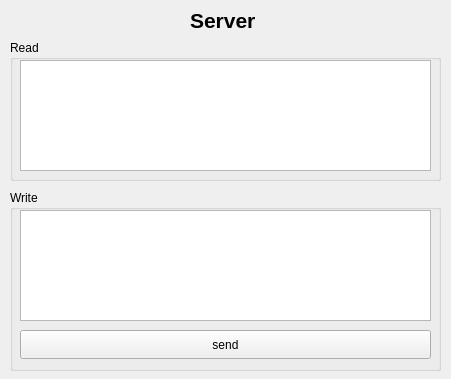
<?xml version="1.0" encoding="UTF-8"?>
<ui version="4.0">
 <class>server</class>
 <widget class="QWidget" name="server">
  <property name="geometry">
   <rect>
    <x>0</x>
    <y>0</y>
    <width>451</width>
    <height>379</height>
   </rect>
  </property>
  <property name="windowTitle">
   <string>Server</string>
  </property>
  <widget class="QLabel" name="label">
   <property name="geometry">
    <rect>
     <x>190</x>
     <y>10</y>
     <width>81</width>
     <height>20</height>
    </rect>
   </property>
   <property name="font">
    <font>
     <pointsize>16</pointsize>
     <bold>true</bold>
    </font>
   </property>
   <property name="text">
    <string>Server</string>
   </property>
  </widget>
  <widget class="QGroupBox" name="groupBox">
   <property name="geometry">
    <rect>
     <x>10</x>
     <y>40</y>
     <width>431</width>
     <height>141</height>
    </rect>
   </property>
   <property name="title">
    <string>Read</string>
   </property>
   <widget class="QTextEdit" name="read_text">
    <property name="geometry">
     <rect>
      <x>10</x>
      <y>20</y>
      <width>411</width>
      <height>111</height>
     </rect>
    </property>
   </widget>
  </widget>
  <widget class="QGroupBox" name="groupBox_2">
   <property name="geometry">
    <rect>
     <x>10</x>
     <y>190</y>
     <width>431</width>
     <height>181</height>
    </rect>
   </property>
   <property name="title">
    <string>Write</string>
   </property>
   <widget class="QTextEdit" name="write_text">
    <property name="geometry">
     <rect>
      <x>10</x>
      <y>20</y>
      <width>411</width>
      <height>111</height>
     </rect>
    </property>
   </widget>
   <widget class="QPushButton" name="send">
    <property name="geometry">
     <rect>
      <x>10</x>
      <y>140</y>
      <width>411</width>
      <height>29</height>
     </rect>
    </property>
    <property name="text">
     <string>send</string>
    </property>
   </widget>
  </widget>
 </widget>
 <resources/>
 <connections/>
</ui>
